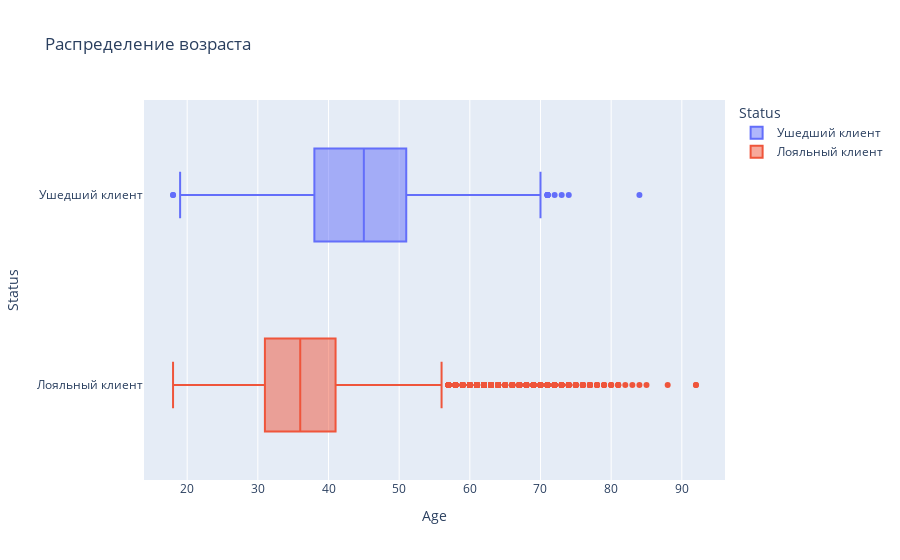

The cell this chart's notebook holds for it:
### Markdown cell above
#### 4. Пришло время посмотреть на распеределение возраста среди клиентов
Необходимо проанализировать различия в возрасте между лояльными и нелояльными клиентами. Для каждой группы нужно определить медианный возраст и выделить характерные возрастные диапазоны.

### Code cell
fig = px.box(churn_data,
    y='Status',
    x='Age',
    color='Status',
    title='Распределение возраста'
    );

fig.show()

### Figure 1 — Plotly figure (JSON) as saved in the notebook; plotly's stock layout.template omitted (floating-point values rounded to 4 significant figures; data arrays with more than 128 entries replaced by an {"elided": "..."} marker saying what was removed)
{"data": [{"alignmentgroup": "True", "hovertemplate": "Status=%{y}<br>Age=%{x}<extra></extra>", "legendgroup": "Ушедший клиент", "marker": {"color": "#636efa"}, "name": "Ушедший клиент", "notched": false, "offsetgroup": "Ушедший клиент", "orientation": "h", "showlegend": true, "type": "box", "x": {"elided": "2037 int values"}, "x0": " ", "xaxis": "x", "y": {"elided": "2037 str values"}, "y0": " ", "yaxis": "y"}, {"alignmentgroup": "True", "hovertemplate": "Status=%{y}<br>Age=%{x}<extra></extra>", "legendgroup": "Лояльный клиент", "marker": {"color": "#EF553B"}, "name": "Лояльный клиент", "notched": false, "offsetgroup": "Лояльный клиент", "orientation": "h", "showlegend": true, "type": "box", "x": {"elided": "7963 int values"}, "x0": " ", "xaxis": "x", "y": {"elided": "7963 str values"}, "y0": " ", "yaxis": "y"}], "layout": {"boxmode": "overlay", "legend": {"title": {"text": "Status"}, "tracegroupgap": 0}, "title": {"text": "Распределение возраста"}, "xaxis": {"anchor": "y", "domain": [0, 1], "title": {"text": "Age"}}, "yaxis": {"anchor": "x", "categoryarray": ["Лояльный клиент", "Ушедший клиент"], "categoryorder": "array", "domain": [0, 1], "title": {"text": "Status"}}}}
